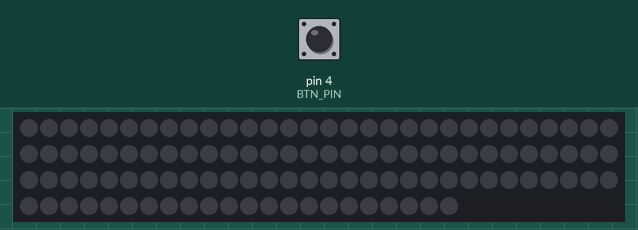
Simulated run of this sketch. Board: Arduino Uno, built with avr-gcc and run on an emulated ATmega328P. On the bench: 112 RGB LEDs in strip order, left to right, continuing on the next row. The inputs (shaded band) are chosen by the test bench; at power-on: pin 4 (BTN_PIN) HIGH. Dim RGB values are drawn brighter than linear; random numbers use the default seed unless the sketch sets one.

Above: at 1.2 s.
1.3 s: pin 4 (BTN_PIN) pulled LOW for 1 s
At 2.62 s:
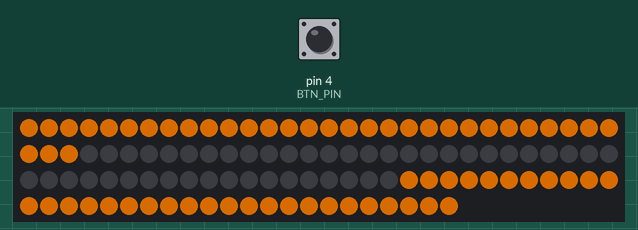
2.9 s: pin 4 (BTN_PIN) pulled LOW for 0.15 s
3.6 s: pin 4 (BTN_PIN) pulled LOW for 0.15 s
4.3 s: pin 4 (BTN_PIN) pulled LOW for 3.2 s
At 5.59 s:
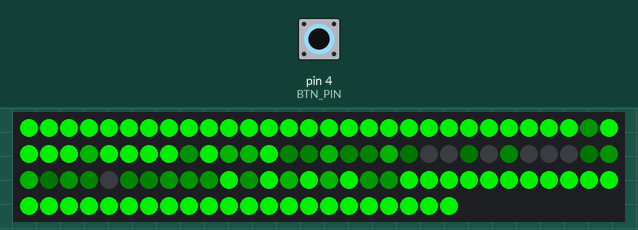
8.1 s: pin 4 (BTN_PIN) pulsed LOW 5 times (0.12 s each, 0.3 s apart)
At 9.59 s:
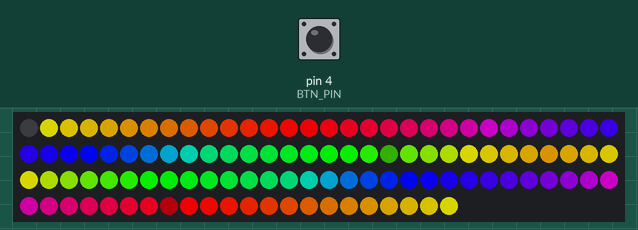
11.8 s: pin 4 (BTN_PIN) pulsed LOW 2 times (0.12 s each, 0.3 s apart)
At 13.55 s:
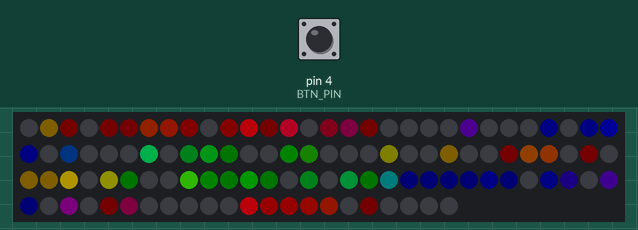
Timing chart, 0 to 15.1 s (numbered marks = the images above; inputs shaded):
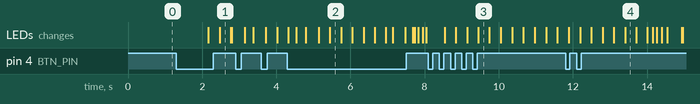

Measured:
- after the input at 1.3 s, the LEDs: first change after 0.87 s (image 1 shows a later state)

The sketch:

lightsaber_final_ver_1.0.ino
```cpp
/*
Simple LED lightsaber code
Made by Bearny (https://twitter.com/bearnyyy)
Special thanks to u/johnny5canuck

Features:
  *Turn on and off effect
  *Multiple expressions with one button
  *3 modes:
    *Solid color with breathing/force effect
    *Shimmer
    *Rainbow

Known issues:
  *Lightsaber can only be turned off while being in the first mode (solid color)
*/
#include <FastLED.h>
#include <OneButton.h>

#define NUM_LEDS  112
#define LED_DT   13
#define BTN_PIN   4

uint16_t num_leds = 0;
bool leddir = 0;

uint8_t max_bright = 255;

struct CRGB leds[NUM_LEDS];

uint8_t color = 32;
uint8_t hue = 0;
uint8_t patternCounter = 0;

OneButton btn = OneButton(BTN_PIN, true);

CRGBPalette16 currentPalette;
CRGBPalette16 targetPalette;
TBlendType    currentBlending;

void setup() {

  Serial.begin(115200);
  LEDS.addLeds<WS2812, LED_DT, GRB>(leds, NUM_LEDS);
  currentBlending = LINEARBLEND;

  uint8_t shimcol = random8();
  currentPalette = CRGBPalette16(CHSV(shimcol, 224, random8(64, 255)), CHSV(shimcol + 3, 240, random8(64, 255)), CHSV(shimcol, 192, random8(224, 255)), CHSV(shimcol - 3, 240, random8(224, 255)));

  FastLED.setBrightness(max_bright);
  FastLED.setCorrection(TypicalPixelString);

  btn.attachLongPressStart(onOff); //changes modes
  btn.attachClick(nextColor); //changes the base color
  btn.attachDoubleClick(nextPattern); //turn on/off
}

void loop () {

  switch (patternCounter) {
    case 0:
      baseColor();
      break;
    case 1:
      shimmer();
      break;
    case 2:
      rainbow();
      break;
  }

  EVERY_N_MILLIS(8) {
    if (leddir) {
      if (num_leds < NUM_LEDS / 2) num_leds++;
    } else {
      if (num_leds > 0) num_leds--;
    }
  }

  if (!leddir) {

    uint16_t ranHigh = random16(NUM_LEDS / 2 - num_leds);
    uint16_t ranLow = random16(NUM_LEDS / 2 - num_leds);
    fadeToBlackBy(leds + NUM_LEDS / 2 + ranHigh, 1, 175);     // Fade the area between num_leds+NUM_LEDS/2 and NUM_LEDS.
    fadeToBlackBy(leds + num_leds + ranLow, 1, 175);                                            // Fade the area between num_leds and NUM_LEDS/2.
  }

  FastLED.show();
  btn.tick();

}

void onOff() {
  leddir = !leddir;
}

void nextPattern() {
  patternCounter = (patternCounter + 1) % 3;
}

void nextColor() {
  color = color + 32;
  uint8_t shimcol = random8();
  currentPalette = CRGBPalette16(CHSV(shimcol, 224, random8(64, 255)), CHSV(shimcol + 3, 240, random8(64, 255)), CHSV(shimcol, 192, random8(224, 255)), CHSV(shimcol - 3, 240, random8(224, 255)));
}

void baseColor() {
  uint8_t oneBeat = beatsin8(30, 200, 255, 0, 0);
  uint8_t twoBeat = beatsin8(60, 200, 255, 0, 0);
  uint8_t treeBeat = beatsin8(90, 200, 255, 0, 0);
  uint8_t sinBeat = (oneBeat + twoBeat + treeBeat) / 3;

  fill_solid(leds, num_leds, CHSV(color, 255, sinBeat));
  fill_solid(leds + NUM_LEDS - num_leds, num_leds, CHSV(color, 255, sinBeat));
}

void rainbow()  {
    uint8_t oneBeat = beatsin8(30, 200, 255, 0, 0);
    uint8_t twoBeat = beatsin8(60, 200, 255, 0, 0);
    uint8_t treeBeat = beatsin8(90, 200, 255, 0, 0);
      uint8_t sinBeat = (oneBeat + twoBeat + treeBeat)/3;

  for (int i = NUM_LEDS/2; i < NUM_LEDS; i++) {
    leds[NUM_LEDS - i] = CHSV(hue + (i * 5), 255, sinBeat);
 }
   for (int j = NUM_LEDS/2; j < NUM_LEDS; j++) {
    leds[j] = CHSV(hue + (j * 5), 255, sinBeat);
 }
  EVERY_N_MILLISECONDS(8){
    hue++;
  }
}

void shimmer() {

  static int16_t dist;
  uint16_t xscale = 35;
  uint16_t yscale = 30;

  for (int i = NUM_LEDS / 2; i < NUM_LEDS; i++) {
   uint8_t index = inoise8(i * xscale, dist + i * yscale) % 255;
   leds[ (NUM_LEDS) - i ] = CHSV(color, 255, index);
  }
  for (int j = NUM_LEDS / 2; j < NUM_LEDS; j++) {
    uint8_t index = inoise8(j * xscale, dist + j * yscale) % 255;
    leds[j] = CHSV(color, 255, index);
  }
  dist += inoise8(millis(), millis()) / 24;
}
```
